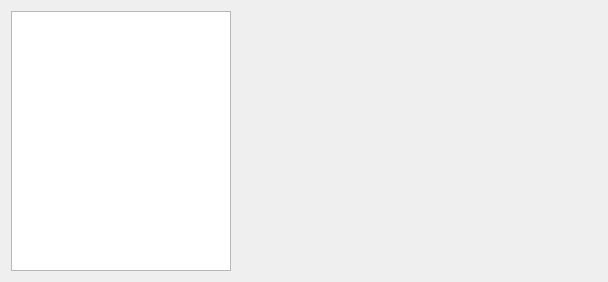
<?xml version="1.0" encoding="UTF-8"?>
<ui version="4.0">
 <class>MainWindow</class>
 <widget class="QWidget" name="MainWindow">
  <property name="geometry">
   <rect>
    <x>0</x>
    <y>0</y>
    <width>592</width>
    <height>268</height>
   </rect>
  </property>
  <property name="windowTitle">
   <string>Network Configuration</string>
  </property>
  <layout class="QHBoxLayout" name="horizontalLayout">
   <item>
    <widget class="QListView" name="technologyListView">
     <property name="minimumSize">
      <size>
       <width>220</width>
       <height>0</height>
      </size>
     </property>
     <property name="maximumSize">
      <size>
       <width>220</width>
       <height>16777215</height>
      </size>
     </property>
    </widget>
   </item>
   <item>
    <widget class="QStackedWidget" name="stackedWidget">
     <property name="sizePolicy">
      <sizepolicy hsizetype="Fixed" vsizetype="Fixed">
       <horstretch>0</horstretch>
       <verstretch>0</verstretch>
      </sizepolicy>
     </property>
     <property name="minimumSize">
      <size>
       <width>360</width>
       <height>260</height>
      </size>
     </property>
    </widget>
   </item>
  </layout>
 </widget>
 <resources/>
 <connections/>
</ui>
